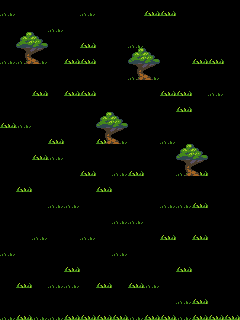

This is a level from a 2D game, rendered from its Tiled map with the project's own tilesets. A one-line summary and the complete map file follow:
An orthogonal 15x20 tile map with 16x16 px tiles, 4 tile layers (backgroundLayer, floraLayer, blockedLayer, upperLayer) and 13 objects (10x smallstones, door, player, smallstick).

<map version="1.0" orientation="orthogonal" renderorder="right-down" width="15" height="20" tilewidth="16" tileheight="16">
 <tileset firstgid="1" name="tiles" tilewidth="16" tileheight="16">
  <image source="../images/tiles.png" width="705" height="1280" />
 </tileset>
 <layer name="backgroundLayer" width="15" height="20">
  <data encoding="csv">
2779,2779,2779,2779,2779,2779,2779,2779,2779,2779,2779,2779,2779,2779,2779,
2779,2779,2779,2779,2779,2779,2779,2779,2779,2779,2779,2779,2779,2779,2779,
2779,2779,2779,2779,2779,2779,2779,2779,2779,2779,2779,2779,2779,2779,2779,
2779,2779,2779,2779,2779,2779,2779,2779,2779,2779,2779,2779,2779,2779,2779,
2779,2779,2779,2779,2779,2779,2779,2779,2779,2779,2779,2779,2779,2779,2779,
2779,2779,2779,2779,2779,2779,2779,2779,2779,2779,2779,2779,2779,2779,2779,
2779,2779,2779,2779,2779,2779,2779,2779,2779,2779,2779,2779,2779,2779,2779,
2779,2779,2779,2779,2779,2779,2779,2779,2779,2779,2779,2779,2779,2779,2779,
2779,2779,2779,2779,2779,2779,2779,2779,2779,2779,2779,2779,2779,2779,2779,
2779,2779,2779,2779,2779,2779,2779,2779,2779,2779,2779,2779,2779,2779,2779,
2779,2779,2779,2779,2779,2779,2779,2779,2779,2779,2779,2779,2779,2779,2779,
2779,2779,2779,2779,2779,2779,2779,2779,2779,2779,2779,2779,2779,2779,2779,
2779,2779,2779,2779,2779,2779,2779,2779,2779,2779,2779,2779,2779,2779,2779,
2779,2779,2779,2779,2779,2779,2779,2779,2779,2779,2779,2779,2779,2779,2779,
2779,2779,2779,2779,2779,2779,2779,2779,2779,2779,2779,2779,2779,2779,2779,
2779,2779,2779,2779,2779,2779,2779,2779,2779,2779,2779,2779,2779,2779,2779,
2779,2779,2779,2779,2779,2779,2779,2779,2779,2779,2779,2779,2779,2779,2779,
2779,2779,2779,2779,2779,2779,2779,2779,2779,2779,2779,2779,2779,2779,2779,
2779,2779,2779,2779,2779,2779,2779,2779,2779,2779,2779,2779,2779,2779,2779,
2779,2779,3220,3220,3220,3220,3220,2779,2779,2779,2779,2779,2779,2779,2779
</data>
 </layer>
 <layer name="floraLayer" width="15" height="20">
  <data encoding="csv">
1805,0,0,0,0,1805,0,0,0,1806,1806,0,0,0,0,
0,0,0,1805,0,0,0,0,0,0,0,0,0,0,0,
0,0,0,0,0,1806,0,0,1805,0,0,0,0,0,0,
1805,1805,1805,0,1806,1806,0,0,0,0,0,0,1806,1806,0,
0,0,0,0,0,0,0,0,1805,1805,0,0,0,0,0,
0,0,1806,0,1806,1806,0,0,0,0,1806,1806,0,1805,0,
0,0,0,0,0,0,0,0,0,0,0,1806,0,0,0,
1806,1805,0,0,0,0,0,0,0,0,0,0,0,0,0,
0,0,0,1806,0,0,1806,1805,0,0,1805,0,0,0,0,
0,0,1806,1805,0,0,0,0,0,0,0,0,0,0,0,
0,0,0,0,0,1806,0,1805,1806,0,0,1805,1806,0,0,
0,1806,0,0,0,0,1806,0,0,0,0,0,0,0,0,
0,0,0,1805,1805,0,0,0,0,0,1805,1805,1806,0,0,
0,0,0,0,0,0,0,1805,1805,0,0,0,0,0,0,
0,0,1805,0,0,1805,0,0,0,0,1806,0,1806,0,0,
1805,0,0,0,0,0,0,1805,0,0,0,0,0,0,0,
0,0,0,0,1806,0,0,0,0,0,0,1806,0,0,0,
0,1806,0,1805,1805,0,1806,0,1806,1805,0,0,0,0,0,
0,0,0,0,0,0,0,0,0,0,0,1805,1806,0,0,
1805,1806,1805,1805,1806,1806,1806,1806,1805,1806,1806,1805,1806,1806,1806
</data>
 </layer>
 <layer name="blockedLayer" width="15" height="20">
  <data encoding="csv">
0,0,0,0,0,0,0,0,0,0,0,0,0,0,0,
0,0,0,0,0,0,0,0,0,0,0,0,0,0,0,
0,0,0,0,0,0,0,0,0,0,0,0,0,0,0,
0,1810,1811,0,0,0,0,0,0,0,0,0,0,0,0,
0,0,0,0,0,0,0,0,1810,1811,0,0,0,0,0,
0,0,0,0,0,0,0,0,0,0,0,0,0,0,0,
0,0,0,0,0,0,0,0,0,0,0,0,0,0,0,
0,0,0,0,0,0,0,0,0,0,0,0,0,0,0,
0,0,0,0,0,0,1810,1811,0,0,0,0,0,0,0,
0,0,0,0,0,0,0,0,0,0,0,0,0,0,0,
0,0,0,0,0,0,0,0,0,0,0,1810,1811,0,0,
0,0,0,0,0,0,0,0,0,0,0,0,0,0,0,
0,0,0,0,0,0,0,0,0,0,0,0,0,0,0,
0,0,0,0,0,0,0,0,0,0,0,0,0,0,0,
0,0,0,0,0,0,0,0,0,0,0,0,0,0,0,
0,0,0,0,0,0,0,0,0,0,0,0,0,0,0,
0,0,0,0,0,0,0,0,0,0,0,0,0,0,0,
0,0,0,0,0,0,0,0,0,0,0,0,0,0,0,
0,0,0,0,0,0,0,0,0,0,0,0,0,0,0,
0,0,0,0,0,0,0,0,0,0,0,0,0,0,0
</data>
 </layer>
 <objectgroup name="objectsLayer">
  <object name="door" gid="3218" x="222" y="17.6667">
   <properties>
    <property name="sprite" value="browndoor" />
    <property name="targetTilemap" value="tutorial_01" />
    <property name="targetX" value="20" />
    <property name="targetY" value="30" />
    <property name="type" value="door" />
   </properties>
  </object>
  <object name="player" gid="71" x="1.5" y="318">
   <properties>
    <property name="type" value="playerStart" />
   </properties>
  </object>
  <object name="smallstick" gid="2124" x="39" y="318">
   <properties>
    <property name="sprite" value="smallstick" />
    <property name="type" value="item" />
   </properties>
  </object>
  <object name="smallstones" gid="2123" x="67.6667" y="320">
   <properties>
    <property name="sprite" value="smallstones" />
    <property name="type" value="item" />
   </properties>
  </object>
  <object name="smallstones" gid="2123" x="79.6365" y="322.87" rotation="-15.7379">
   <properties>
    <property name="sprite" value="smallstones" />
    <property name="type" value="item" />
   </properties>
  </object>
  <object name="smallstones" gid="2123" x="173.136" y="182.87" rotation="-15.7379">
   <properties>
    <property name="sprite" value="smallstones" />
    <property name="type" value="item" />
   </properties>
  </object>
  <object name="smallstones" gid="2123" x="15.1365" y="293.37" rotation="-15.7379">
   <properties>
    <property name="sprite" value="smallstones" />
    <property name="type" value="item" />
   </properties>
  </object>
  <object name="smallstones" gid="2123" x="4.13646" y="80.37" rotation="-15.7379">
   <properties>
    <property name="sprite" value="smallstones" />
    <property name="type" value="item" />
   </properties>
  </object>
  <object name="smallstones" gid="2123" x="225.636" y="296.87" rotation="-15.7379">
   <properties>
    <property name="sprite" value="smallstones" />
    <property name="type" value="item" />
   </properties>
  </object>
  <object name="smallstones" gid="2123" x="165.636" y="186.87" rotation="-15.7379">
   <properties>
    <property name="sprite" value="smallstones" />
    <property name="type" value="item" />
   </properties>
  </object>
  <object name="smallstones" gid="2123" x="80.6365" y="245.87" rotation="-15.7379">
   <properties>
    <property name="sprite" value="smallstones" />
    <property name="type" value="item" />
   </properties>
  </object>
  <object name="smallstones" gid="2123" x="17.1365" y="197.37" rotation="-15.7379">
   <properties>
    <property name="sprite" value="smallstones" />
    <property name="type" value="item" />
   </properties>
  </object>
  <object name="smallstones" gid="2123" x="69.1667" y="308">
   <properties>
    <property name="sprite" value="smallstones" />
    <property name="type" value="item" />
   </properties>
  </object>
 </objectgroup>
 <layer name="upperLayer" width="15" height="20">
  <data encoding="csv">
0,0,0,0,0,0,0,0,0,0,0,0,0,0,0,
0,0,0,0,0,0,0,0,0,0,0,0,0,0,0,
0,1766,1767,0,0,0,0,0,0,0,0,0,0,0,0,
0,0,0,0,0,0,0,0,1766,1767,0,0,0,0,0,
0,0,0,0,0,0,0,0,0,0,0,0,0,0,0,
0,0,0,0,0,0,0,0,0,0,0,0,0,0,0,
0,0,0,0,0,0,0,0,0,0,0,0,0,0,0,
0,0,0,0,0,0,1766,1767,0,0,0,0,0,0,0,
0,0,0,0,0,0,0,0,0,0,0,0,0,0,0,
0,0,0,0,0,0,0,0,0,0,0,1766,1767,0,0,
0,0,0,0,0,0,0,0,0,0,0,0,0,0,0,
0,0,0,0,0,0,0,0,0,0,0,0,0,0,0,
0,0,0,0,0,0,0,0,0,0,0,0,0,0,0,
0,0,0,0,0,0,0,0,0,0,0,0,0,0,0,
0,0,0,0,0,0,0,0,0,0,0,0,0,0,0,
0,0,0,0,0,0,0,0,0,0,0,0,0,0,0,
0,0,0,0,0,0,0,0,0,0,0,0,0,0,0,
0,0,0,0,0,0,0,0,0,0,0,0,0,0,0,
0,0,0,0,0,0,0,0,0,0,0,0,0,0,0,
0,0,0,0,0,0,0,0,0,0,0,0,0,0,0
</data>
 </layer>
</map>